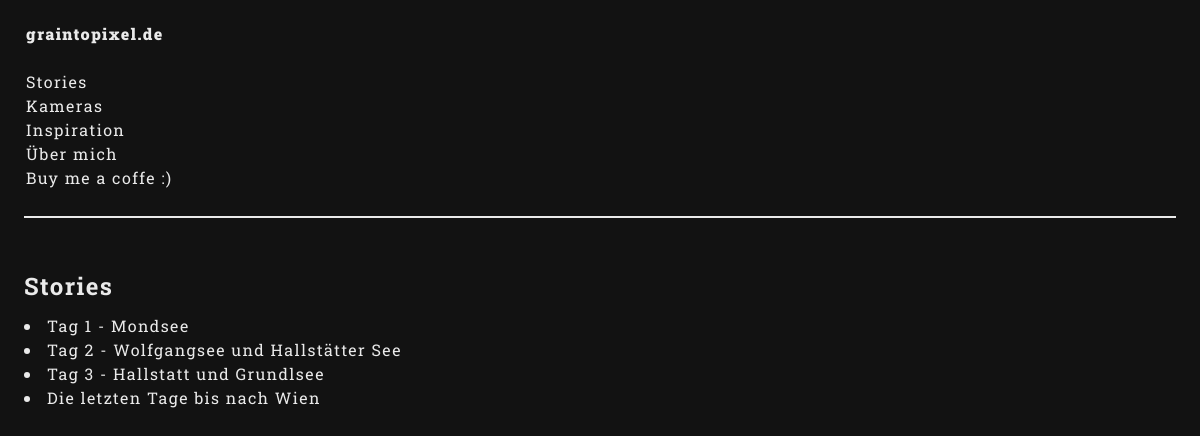
/category/Stories, run on the app's committed database.
### posts/models.py (models this page shows, shortened)
class Category(models.Model):
    title = models.CharField(max_length=5000)

class Article(models.Model):
    public = models.BooleanField(default='False')
    html_template = models.CharField(max_length=5000,  blank=True, choices=[
        ('article_template01.html', 'Story, links Text, rechts Bilder'),
        ('article_template02.html', 'Artikel, links Text, rechts Bilder'),
        ('article_template03.html', 'Artikel, Text, Bild, Tabelle'),
        ('article_template04.html', 'Artikel, Objektiv'),
        ('article_template05.html', 'Artikel, nur Intro'),
    ])
    category = models.ForeignKey(Category, on_delete=models.CASCADE, null=True, blank=True)
    title = models.CharField(max_length=5000)
    intro_text = RichTextField(null=True, blank=True)
    seperated_texts = models.TextField(max_length=1000000, null=True, blank=True)
    images = models.ManyToManyField(Image, through='ArticleImage', related_name='articles')
    author = models.CharField(max_length=5000, default='Oskar Antretter', null=True)
    created_at = models.DateTimeField(default=datetime.now, blank=True)
    updated_at = models.DateTimeField(default=datetime.now, blank=True)

### posts/views.py (the view)
# urls.py: path('category/<str:title>', views.article_overview, name="article_overview"),
def article_overview(request, title):
    category = get_object_or_404(Category, title=title)
    categories = Category.objects.all()
    articles = Article.objects.filter(category=category)
    articles = articles.filter(public = True)
    return render(request, 'article_overview.html', {
        'category': category,
        'categories': categories,
        'articles': articles
    })

### templates/article_overview.html (shortened to what this page needs)
{%load static%}
<!DOCTYPE html>
<html lang="de">
<head>
    <link rel="stylesheet" href="{% static 'css/style.css' %}">
</head>
<body>
    <div class="wrapper">
        <div class="menu-section">
            <table>
                <tr>
                    <td class="main-nav">
                        <div id="id-nav">
                            <nav>
                                <a class="bold-text" href="/">graintopixel.de</a>
                                <br>
                                <br>
                                <a href="/category/stories">Stories</a>
                                <br>
                                {% for category in categories %}
                                {% if category.id is not 12 %}
                                <a href="/category/{{category.title}}">{{category.title}}</a>
                                <br>
                                {%endif%}
                                {% endfor %}
                                <a href="/uebermich/18">Über mich</a><br>
                                <a href="https://paypal.me/oskarantretter1">Buy me a coffe :)</a><br>
                                <br>
                            </nav>
                        </div>
                    </td>
                </tr>
            </table>
        </div>
        <div class="content-preview-section">
            <h2>{{category.title}}</h2>
            <ul>
                {% for article in articles %}
                <li>
                    <a href="/category/{{category.title}}/article/{{article.id}}">{{article.title}}</a>
                </li>
                {% endfor %}
            </ul>
            <br>
        </div>
    </div>
</body>
</html>

### static/css/style.css (style rules this page uses)
:root { --c-background: #121212; --c-font: #eaeaea; --c-linksHover: #ffa42e; --c-decoration: #eaeaea; --font: "Roboto Slab"; --font-wheight: 400; --line-height: 1.5; --letter-spacing: 1.4px; --word-spacing: normal; }
* { margin: 0; padding: 0; scrollbar-color: var(--c-font) #eaeaea00; scrollbar-width: thin; }
body { background-color: var(--c-background); color: var(--c-font); font-size: 12pt; line-height: var(--line-height); font-family: var(--font); font-weight: var(--font-wheight); letter-spacing: var(--letter-spacing); word-spacing: var(--word-spacing); }
li { list-style-position: inside; text-indent: -20px; padding-left: 20px; }
.wrapper { width: 96vw; display: flex; flex-wrap: wrap; margin-left: 15px; margin-right: 15px; height: 95vh; margin: 0 auto; margin-top: 20px; align-content: start; }
.content-preview-section { width: 100%; height: fit-content; margin: 0 auto; }
.menu-section { width: 100%; border-bottom: 2px solid var(--c-decoration); margin-bottom: 50px; height: fit-content; box-sizing: border-box; }
h2 { padding-bottom: 10px; }
a { color: var(--c-font); text-decoration: none; }
.bold-text { font-weight: 1000; }
table { width: 100%; }

### data on the page
Category: title "Kameras"
Category: title "Inspiration"
Category: title "Stories"
Article: title "Tag 1 - Mondsee"
Article: title "Tag 2 - Wolfgangsee und Hallstätter See"
Article: title "Tag 3 - Hallstatt und Grundlsee"
Article: title "Die letzten Tage bis nach Wien"
